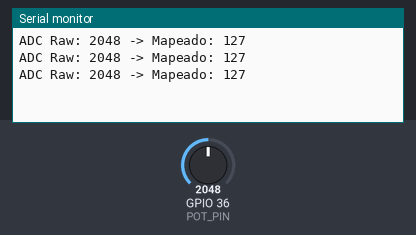
Simulated run of this sketch. Board: ESP32. Shown: the last lines printed to the serial monitor. The inputs (shaded band) are chosen by the test bench; at power-on: GPIO 36 (POT_PIN) = 2048.

Above: at 1.3 s.
1.4 s: GPIO 36 (POT_PIN) set to 2866
At 1.9 s:
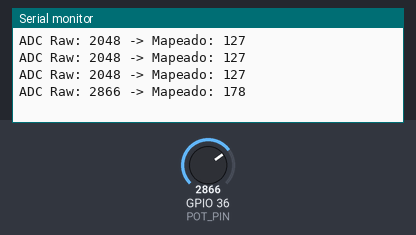
2.9 s: GPIO 36 (POT_PIN) set to 3603
At 3.4 s:
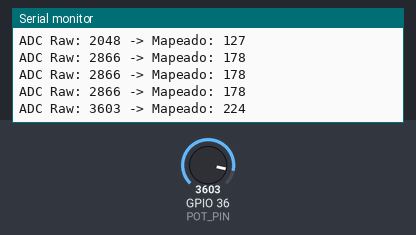
Timing chart, 0 to 5.9 s (numbered marks = the images above; inputs shaded):
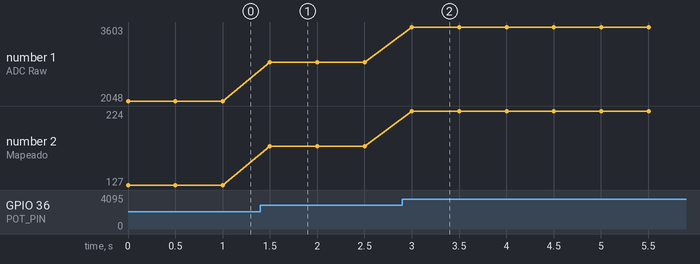

The sketch:

Punto4_ESP32.ino
```cpp
#include <Wire.h>

#define POT_PIN 36
#define I2C_ADDRESS 0x08

int valorPotenciometro = 0;

void setup() {
  Serial.begin(115200);

  Wire.begin((uint8_t)I2C_ADDRESS);
  Wire.onRequest(enviarDatos);
}

void loop() {
  // Leer directamente del ADC
  valorPotenciometro = analogRead(POT_PIN);

  Serial.print("ADC Raw: ");
  Serial.print(valorPotenciometro);
  Serial.print(" -> Mapeado: ");
  Serial.println(map(valorPotenciometro, 0, 4095, 0, 255));

  delay(500);
}

void enviarDatos() {
  byte valorMapeado = map(valorPotenciometro, 0, 4095, 0, 255);
  Wire.write(valorMapeado);
  Serial.print("Enviado I2C: ");
  Serial.println(valorMapeado);
}
```

Measured:
- after the input at 1.4 s, the serial monitor: prints a new line after 0.10 s (image 1)
- after the input at 2.9 s, the serial monitor: prints a new line after 0.10 s (image 2)
- plotted number 1: 2048 → 2866 after the input at 1.4 s, 2866 → 3603 after the input at 2.9 s
- plotted number 2: 127 → 178 after the input at 1.4 s, 178 → 224 after the input at 2.9 s
